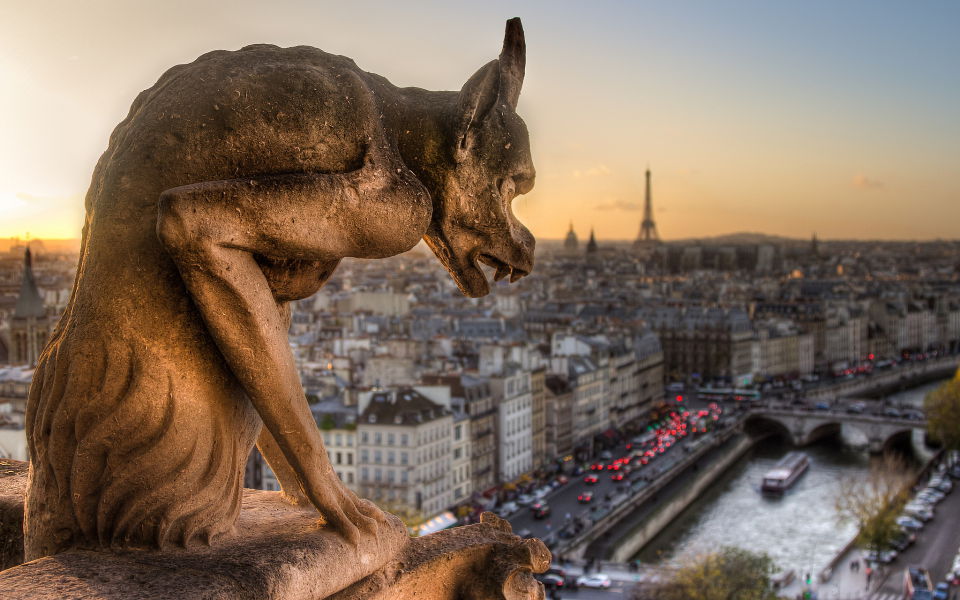
#> input picture photo/gargoyle.jpg, 1920 x 1200 px (shown at 1/2 size)
$ python rescale.py
#> lines starting #> are read from the running program, lines starting #| are printed output that depends on the picture
#> further down, img is the input picture: shape (1200, 1920, 3); mean B, G, R 93.8, 108.9, 127.2
import cv2 as cv

# method rescale
def rescaleFrame(frame, scale=0.75): # for img, vid, live vid
#> called with scale = 0.2
    width = int(frame.shape[1]*scale)
#> width = 384
    height = int(frame.shape[0]*scale)
#> height = 240
    dimensions = (width, height)
#> dimensions = (384, 240)

    return cv.resize(frame, dimensions, interpolation=cv.INTER_AREA)
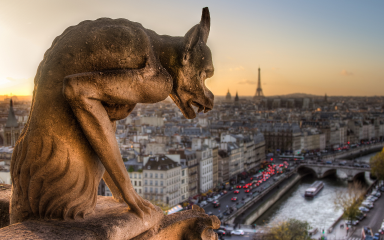
#> returned value: shape (240, 384, 3); mean of channels 0, 1, 2 93.8, 108.9, 127.3; drawn as B, G, R

def changeRes(width,height): # only live video
    capture.set(3,width)
    capture.set(4,height)


img = cv.imread('photo/gargoyle.jpg')
img_new = rescaleFrame(img, 0.2)

cv.imshow('G', img)
cv.imshow('G_new', img_new)

cv.waitKey(0)
